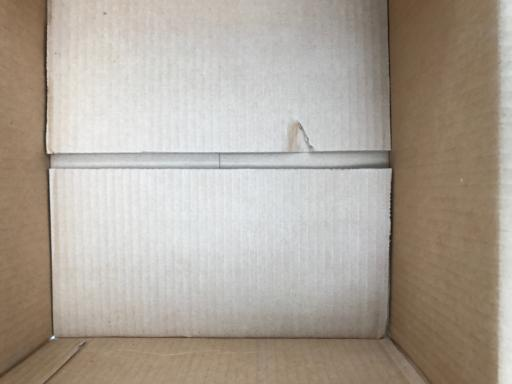
#> input picture dataset-resized/cardboard/cardboard102.jpg, 512 x 384 px, found by its file name; its folder holds only this picture in this run
$ python augment_dataset.py
#> lines starting #> are read from the running program, lines starting #| are printed output that depends on the picture
#> further down, img is the input picture: PIL image 512x384 RGB; mean R, G, B 173, 163.7, 152.4
import os
import random
from PIL import Image, ImageEnhance, ImageFilter

# 설정
input_dir = './processed_data'
output_dir = './augmented_data'
classes = ['cardboard', 'glass', 'metal', 'paper', 'plastic']
augment_count = 200  # 클래스당 추가 이미지 수

os.makedirs(output_dir, exist_ok=True)

def augment_image(img):
    # 랜덤 회전
    angle = random.uniform(-15, 15)
    img = img.rotate(angle)
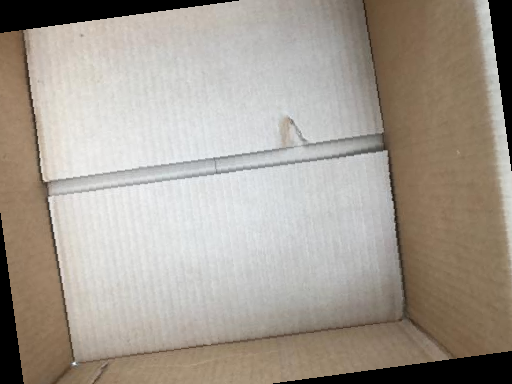
#> img: PIL image 512x384 RGB; mean R, G, B 163.7, 155.4, 145.3

    # 좌우 반전
    if random.random() < 0.5:
        img = img.transpose(Image.FLIP_LEFT_RIGHT)
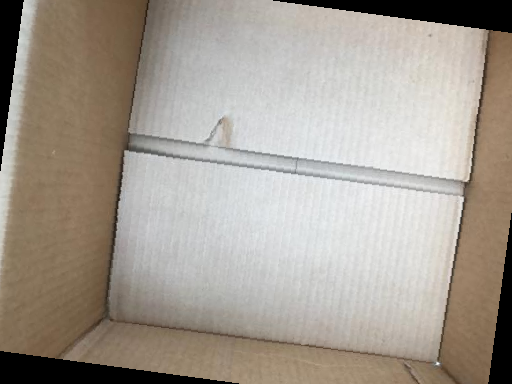
#> img: PIL image 512x384 RGB; mean R, G, B 163.7, 155.4, 145.3

    # 밝기 변화
    enhancer = ImageEnhance.Brightness(img)
    img = enhancer.enhance(random.uniform(0.8, 1.2))
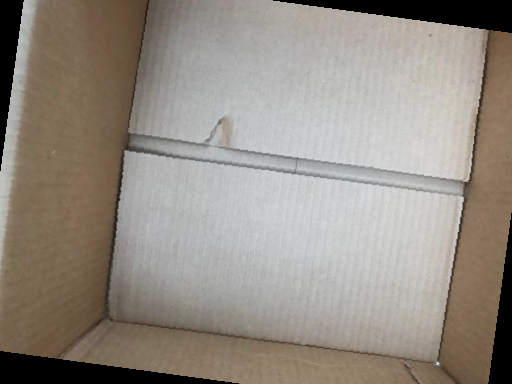
#> img: PIL image 512x384 RGB; mean R, G, B 147.5, 140, 130.9

    # 채도 변화
    enhancer = ImageEnhance.Color(img)
    img = enhancer.enhance(random.uniform(0.8, 1.2))

    # 블러
    if random.random() < 0.3:
        img = img.filter(ImageFilter.GaussianBlur(radius=1))

    return img

for class_name in classes:
    class_input_dir = os.path.join(input_dir, class_name)
    class_output_dir = os.path.join(output_dir, class_name)
    os.makedirs(class_output_dir, exist_ok=True)

#> (the run stopped early here; a loop or call above may not have finished)
